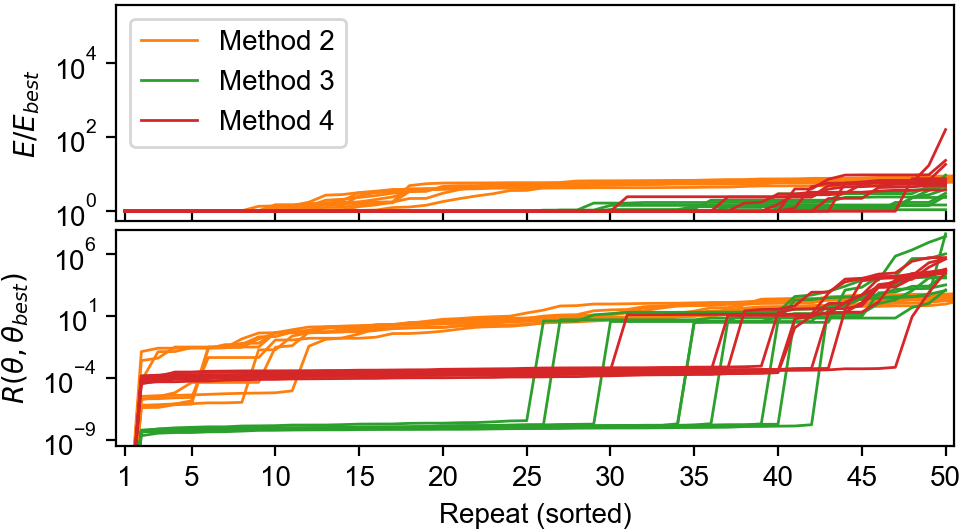

This chart was generated by the following Python code:
#!/usr/bin/env python3
#
# Dispersion of solutions, per cell, per method
#
from __future__ import division, print_function
import os
import sys
import myokit
import numpy as np
import matplotlib
import matplotlib.pyplot as plt
from matplotlib.gridspec import GridSpec
from matplotlib.gridspec import GridSpecFromSubplotSpec as SubGridSpec

# Load project modules
sys.path.append(os.path.abspath(os.path.join('..', '..', 'python')))
import results


#
# Check input arguments
#
base = os.path.splitext(os.path.basename(__file__))[0]
args = sys.argv[1:]
if len(args) > 0:
    print('Syntax: ' + base)
    sys.exit(1)

cell_list = list(range(1, 10))


# Set font
font = {'family': 'arial', 'size': 10}
matplotlib.rc('font', **font)

# Matplotlib figure sizes are in inches
def mm(*size):
    return tuple(x / 25.4 * 1.5 for x in size)


# Create figure
fig = plt.figure(figsize=mm(82, 45), dpi=200)
fig.subplots_adjust(0.12, 0.16, 0.985, 0.99)

grid = GridSpec(2, 1, hspace=0.04)
ax0 = fig.add_subplot(grid[0, 0])
ax1 = fig.add_subplot(grid[1, 0])

ax0.set_ylabel(r'$E / E_{best}$')
ax0.set_yscale('log')
ax0.xaxis.set_tick_params(direction='in', labelbottom=False)

ax1.set_xlabel('Repeat (sorted)')
ax1.set_ylabel(r'$R(\theta, \theta_{best})$')
ax1.set_yscale('log')



colors = [
    'tab:blue',
    'tab:orange',
    'tab:green',
    'tab:red',
]

for method in [2, 3, 4]:
    for cell in 1 + np.arange(9):

        # Get scores
        fs = results.load_errors(cell, method)

        # Normalise w.r.t. first
        fs /= fs[0]

        kw = {
            'color': colors[method - 1],
            'label': 'Method ' + str(method) if cell == 1 else None,
            'lw': 1,
        }
        ax0.plot(1 + np.arange(len(fs)), fs, **kw)

        # Get all parameters
        ps = results.load_parameters(cell, method, repeats=True)

        # Normalise w.r.t. best parameters
        ps /= ps[0]

        # Calculate RMSE for each set, w.r.t. first
        rs = np.sqrt(np.sum((ps - ps[0])**2, axis=1) / 9)

        # Make graph look nicer for first point at -inf
        rs[0] = 1e-20

        kw = {
            'color': colors[method - 1],
            'label': 'Method ' + str(method) if cell == 1 else None,
            'lw': 1,
        }
        ax1.plot(1 + np.arange(len(rs)), sorted(rs), **kw)


# Zoom in on start
ax0.set_xlim(0.5, 50.5)
ax1.set_xlim(0.5, 50.5)

ax0.set_xticks([1, 5, 10, 15, 20, 25, 30, 35, 40, 45, 50])
#ax0.set_yticks([1, 1e1, 1e2, 1e3, 1e4])
ax0.set_yticks([1, 1e2, 1e4])

ax1.set_xticks([1, 5, 10, 15, 20, 25, 30, 35, 40, 45, 50])
ax1.set_ylim(10**(-9.5), 1e8)
ax1.set_yticks([1e-9, 1e-4, 1e1, 1e6])

# Add legend
ax0.legend()

# Store
name = base
fig.savefig(name + '.png')
fig.savefig(name + '.pdf')
